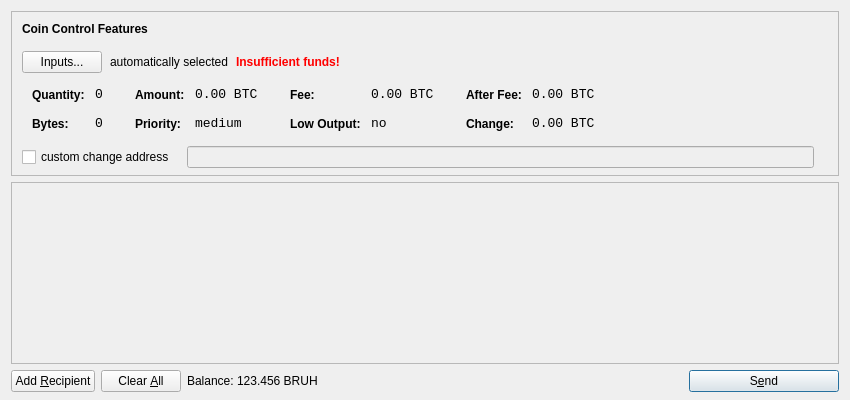
<?xml version="1.0" encoding="UTF-8"?>
<ui version="4.0">
 <class>SendCoinsDialog</class>
 <widget class="QDialog" name="SendCoinsDialog">
  <property name="geometry">
   <rect>
    <x>0</x>
    <y>0</y>
    <width>850</width>
    <height>400</height>
   </rect>
  </property>
  <property name="windowTitle">
   <string>Send Coins</string>
  </property>
  <layout class="QVBoxLayout" name="verticalLayout" stretch="0,1,0">
   <property name="bottomMargin">
    <number>8</number>
   </property>
   <item>
    <widget class="QFrame" name="frameCoinControl">
     <property name="sizePolicy">
      <sizepolicy hsizetype="Expanding" vsizetype="Expanding">
       <horstretch>0</horstretch>
       <verstretch>0</verstretch>
      </sizepolicy>
     </property>
     <property name="maximumSize">
      <size>
       <width>16777215</width>
       <height>16777215</height>
      </size>
     </property>
     <property name="frameShape">
      <enum>QFrame::StyledPanel</enum>
     </property>
     <property name="frameShadow">
      <enum>QFrame::Sunken</enum>
     </property>
     <layout class="QVBoxLayout" name="verticalLayoutCoinControl2">
      <property name="spacing">
       <number>-1</number>
      </property>
      <property name="leftMargin">
       <number>0</number>
      </property>
      <property name="topMargin">
       <number>0</number>
      </property>
      <property name="rightMargin">
       <number>0</number>
      </property>
      <property name="bottomMargin">
       <number>6</number>
      </property>
      <item>
       <layout class="QVBoxLayout" name="verticalLayoutCoinControl" stretch="0,0,0,0,1">
        <property name="spacing">
         <number>0</number>
        </property>
        <property name="leftMargin">
         <number>10</number>
        </property>
        <property name="topMargin">
         <number>10</number>
        </property>
        <item>
         <layout class="QHBoxLayout" name="horizontalLayoutCoinControl1">
          <property name="bottomMargin">
           <number>15</number>
          </property>
          <item>
           <widget class="QLabel" name="labelCoinControlFeatures">
            <property name="sizePolicy">
             <sizepolicy hsizetype="Preferred" vsizetype="Maximum">
              <horstretch>0</horstretch>
              <verstretch>0</verstretch>
             </sizepolicy>
            </property>
            <property name="font">
             <font>
              <weight>75</weight>
              <bold>true</bold>
             </font>
            </property>
            <property name="styleSheet">
             <string notr="true">font-weight:bold;</string>
            </property>
            <property name="text">
             <string>Coin Control Features</string>
            </property>
           </widget>
          </item>
         </layout>
        </item>
        <item>
         <layout class="QHBoxLayout" name="horizontalLayoutCoinControl2" stretch="0,0,0,0">
          <property name="spacing">
           <number>8</number>
          </property>
          <property name="bottomMargin">
           <number>10</number>
          </property>
          <item>
           <widget class="QPushButton" name="pushButtonCoinControl">
            <property name="styleSheet">
             <string notr="true"/>
            </property>
            <property name="text">
             <string>Inputs...</string>
            </property>
           </widget>
          </item>
          <item>
           <widget class="QLabel" name="labelCoinControlAutomaticallySelected">
            <property name="text">
             <string>automatically selected</string>
            </property>
            <property name="margin">
             <number>5</number>
            </property>
           </widget>
          </item>
          <item>
           <widget class="QLabel" name="labelCoinControlInsuffFunds">
            <property name="font">
             <font>
              <weight>75</weight>
              <bold>true</bold>
             </font>
            </property>
            <property name="styleSheet">
             <string notr="true">color:red;font-weight:bold;</string>
            </property>
            <property name="text">
             <string>Insufficient funds!</string>
            </property>
            <property name="margin">
             <number>5</number>
            </property>
           </widget>
          </item>
          <item>
           <spacer name="horizontalSpacerCoinControl">
            <property name="orientation">
             <enum>Qt::Horizontal</enum>
            </property>
            <property name="sizeHint" stdset="0">
             <size>
              <width>40</width>
              <height>1</height>
             </size>
            </property>
           </spacer>
          </item>
         </layout>
        </item>
        <item>
         <widget class="QWidget" name="widgetCoinControl" native="true">
          <property name="sizePolicy">
           <sizepolicy hsizetype="Preferred" vsizetype="Preferred">
            <horstretch>0</horstretch>
            <verstretch>0</verstretch>
           </sizepolicy>
          </property>
          <property name="minimumSize">
           <size>
            <width>0</width>
            <height>0</height>
           </size>
          </property>
          <property name="styleSheet">
           <string notr="true"/>
          </property>
          <layout class="QHBoxLayout" name="horizontalLayoutCoinControl5">
           <property name="margin">
            <number>0</number>
           </property>
           <item>
            <layout class="QHBoxLayout" name="horizontalLayoutCoinControl3" stretch="0,0,0,1">
             <property name="spacing">
              <number>20</number>
             </property>
             <property name="topMargin">
              <number>0</number>
             </property>
             <property name="bottomMargin">
              <number>10</number>
             </property>
             <item>
              <layout class="QFormLayout" name="formLayoutCoinControl1">
               <property name="horizontalSpacing">
                <number>10</number>
               </property>
               <property name="verticalSpacing">
                <number>14</number>
               </property>
               <property name="leftMargin">
                <number>10</number>
               </property>
               <property name="topMargin">
                <number>4</number>
               </property>
               <property name="rightMargin">
                <number>6</number>
               </property>
               <item row="0" column="0">
                <widget class="QLabel" name="labelCoinControlQuantityText">
                 <property name="styleSheet">
                  <string notr="true">font-weight:bold;</string>
                 </property>
                 <property name="text">
                  <string>Quantity:</string>
                 </property>
                 <property name="margin">
                  <number>0</number>
                 </property>
                </widget>
               </item>
               <item row="0" column="1">
                <widget class="QLabel" name="labelCoinControlQuantity">
                 <property name="font">
                  <font>
                   <family>Monospace</family>
                   <pointsize>10</pointsize>
                  </font>
                 </property>
                 <property name="cursor">
                  <cursorShape>IBeamCursor</cursorShape>
                 </property>
                 <property name="contextMenuPolicy">
                  <enum>Qt::ActionsContextMenu</enum>
                 </property>
                 <property name="text">
                  <string notr="true">0</string>
                 </property>
                 <property name="margin">
                  <number>0</number>
                 </property>
                 <property name="textInteractionFlags">
                  <set>Qt::LinksAccessibleByMouse|Qt::TextSelectableByKeyboard|Qt::TextSelectableByMouse</set>
                 </property>
                </widget>
               </item>
               <item row="1" column="0">
                <widget class="QLabel" name="labelCoinControlBytesText">
                 <property name="styleSheet">
                  <string notr="true">font-weight:bold;</string>
                 </property>
                 <property name="text">
                  <string>Bytes:</string>
                 </property>
                </widget>
               </item>
               <item row="1" column="1">
                <widget class="QLabel" name="labelCoinControlBytes">
                 <property name="font">
                  <font>
                   <family>Monospace</family>
                   <pointsize>10</pointsize>
                  </font>
                 </property>
                 <property name="cursor">
                  <cursorShape>IBeamCursor</cursorShape>
                 </property>
                 <property name="contextMenuPolicy">
                  <enum>Qt::ActionsContextMenu</enum>
                 </property>
                 <property name="text">
                  <string notr="true">0</string>
                 </property>
                 <property name="textInteractionFlags">
                  <set>Qt::LinksAccessibleByMouse|Qt::TextSelectableByKeyboard|Qt::TextSelectableByMouse</set>
                 </property>
                </widget>
               </item>
              </layout>
             </item>
             <item>
              <layout class="QFormLayout" name="formLayoutCoinControl2">
               <property name="horizontalSpacing">
                <number>10</number>
               </property>
               <property name="verticalSpacing">
                <number>14</number>
               </property>
               <property name="leftMargin">
                <number>6</number>
               </property>
               <property name="topMargin">
                <number>4</number>
               </property>
               <property name="rightMargin">
                <number>6</number>
               </property>
               <item row="0" column="0">
                <widget class="QLabel" name="labelCoinControlAmountText">
                 <property name="styleSheet">
                  <string notr="true">font-weight:bold;</string>
                 </property>
                 <property name="text">
                  <string>Amount:</string>
                 </property>
                 <property name="margin">
                  <number>0</number>
                 </property>
                </widget>
               </item>
               <item row="0" column="1">
                <widget class="QLabel" name="labelCoinControlAmount">
                 <property name="font">
                  <font>
                   <family>Monospace</family>
                   <pointsize>10</pointsize>
                  </font>
                 </property>
                 <property name="cursor">
                  <cursorShape>IBeamCursor</cursorShape>
                 </property>
                 <property name="contextMenuPolicy">
                  <enum>Qt::ActionsContextMenu</enum>
                 </property>
                 <property name="text">
                  <string notr="true">0.00 BTC</string>
                 </property>
                 <property name="textInteractionFlags">
                  <set>Qt::LinksAccessibleByMouse|Qt::TextSelectableByKeyboard|Qt::TextSelectableByMouse</set>
                 </property>
                </widget>
               </item>
               <item row="1" column="0">
                <widget class="QLabel" name="labelCoinControlPriorityText">
                 <property name="styleSheet">
                  <string notr="true">font-weight:bold;</string>
                 </property>
                 <property name="text">
                  <string>Priority:</string>
                 </property>
                </widget>
               </item>
               <item row="1" column="1">
                <widget class="QLabel" name="labelCoinControlPriority">
                 <property name="font">
                  <font>
                   <family>Monospace</family>
                   <pointsize>10</pointsize>
                  </font>
                 </property>
                 <property name="cursor">
                  <cursorShape>IBeamCursor</cursorShape>
                 </property>
                 <property name="contextMenuPolicy">
                  <enum>Qt::ActionsContextMenu</enum>
                 </property>
                 <property name="text">
                  <string>medium</string>
                 </property>
                 <property name="textInteractionFlags">
                  <set>Qt::LinksAccessibleByMouse|Qt::TextSelectableByKeyboard|Qt::TextSelectableByMouse</set>
                 </property>
                </widget>
               </item>
              </layout>
             </item>
             <item>
              <layout class="QFormLayout" name="formLayoutCoinControl3">
               <property name="horizontalSpacing">
                <number>10</number>
               </property>
               <property name="verticalSpacing">
                <number>14</number>
               </property>
               <property name="leftMargin">
                <number>6</number>
               </property>
               <property name="topMargin">
                <number>4</number>
               </property>
               <property name="rightMargin">
                <number>6</number>
               </property>
               <item row="0" column="0">
                <widget class="QLabel" name="labelCoinControlFeeText">
                 <property name="styleSheet">
                  <string notr="true">font-weight:bold;</string>
                 </property>
                 <property name="text">
                  <string>Fee:</string>
                 </property>
                 <property name="margin">
                  <number>0</number>
                 </property>
                </widget>
               </item>
               <item row="0" column="1">
                <widget class="QLabel" name="labelCoinControlFee">
                 <property name="font">
                  <font>
                   <family>Monospace</family>
                   <pointsize>10</pointsize>
                  </font>
                 </property>
                 <property name="cursor">
                  <cursorShape>IBeamCursor</cursorShape>
                 </property>
                 <property name="contextMenuPolicy">
                  <enum>Qt::ActionsContextMenu</enum>
                 </property>
                 <property name="text">
                  <string notr="true">0.00 BTC</string>
                 </property>
                 <property name="textInteractionFlags">
                  <set>Qt::LinksAccessibleByMouse|Qt::TextSelectableByKeyboard|Qt::TextSelectableByMouse</set>
                 </property>
                </widget>
               </item>
               <item row="1" column="0">
                <widget class="QLabel" name="labelCoinControlLowOutputText">
                 <property name="styleSheet">
                  <string notr="true">font-weight:bold;</string>
                 </property>
                 <property name="text">
                  <string>Low Output:</string>
                 </property>
                </widget>
               </item>
               <item row="1" column="1">
                <widget class="QLabel" name="labelCoinControlLowOutput">
                 <property name="font">
                  <font>
                   <family>Monospace</family>
                   <pointsize>10</pointsize>
                  </font>
                 </property>
                 <property name="cursor">
                  <cursorShape>IBeamCursor</cursorShape>
                 </property>
                 <property name="contextMenuPolicy">
                  <enum>Qt::ActionsContextMenu</enum>
                 </property>
                 <property name="text">
                  <string>no</string>
                 </property>
                 <property name="textInteractionFlags">
                  <set>Qt::LinksAccessibleByMouse|Qt::TextSelectableByKeyboard|Qt::TextSelectableByMouse</set>
                 </property>
                </widget>
               </item>
              </layout>
             </item>
             <item>
              <layout class="QFormLayout" name="formLayoutCoinControl4">
               <property name="horizontalSpacing">
                <number>10</number>
               </property>
               <property name="verticalSpacing">
                <number>14</number>
               </property>
               <property name="leftMargin">
                <number>6</number>
               </property>
               <property name="topMargin">
                <number>4</number>
               </property>
               <property name="rightMargin">
                <number>6</number>
               </property>
               <item row="0" column="0">
                <widget class="QLabel" name="labelCoinControlAfterFeeText">
                 <property name="styleSheet">
                  <string notr="true">font-weight:bold;</string>
                 </property>
                 <property name="text">
                  <string>After Fee:</string>
                 </property>
                 <property name="margin">
                  <number>0</number>
                 </property>
                </widget>
               </item>
               <item row="0" column="1">
                <widget class="QLabel" name="labelCoinControlAfterFee">
                 <property name="font">
                  <font>
                   <family>Monospace</family>
                   <pointsize>10</pointsize>
                  </font>
                 </property>
                 <property name="cursor">
                  <cursorShape>IBeamCursor</cursorShape>
                 </property>
                 <property name="contextMenuPolicy">
                  <enum>Qt::ActionsContextMenu</enum>
                 </property>
                 <property name="text">
                  <string notr="true">0.00 BTC</string>
                 </property>
                 <property name="textInteractionFlags">
                  <set>Qt::LinksAccessibleByMouse|Qt::TextSelectableByKeyboard|Qt::TextSelectableByMouse</set>
                 </property>
                </widget>
               </item>
               <item row="1" column="0">
                <widget class="QLabel" name="labelCoinControlChangeText">
                 <property name="styleSheet">
                  <string notr="true">font-weight:bold;</string>
                 </property>
                 <property name="text">
                  <string>Change:</string>
                 </property>
                </widget>
               </item>
               <item row="1" column="1">
                <widget class="QLabel" name="labelCoinControlChange">
                 <property name="font">
                  <font>
                   <family>Monospace</family>
                   <pointsize>10</pointsize>
                  </font>
                 </property>
                 <property name="cursor">
                  <cursorShape>IBeamCursor</cursorShape>
                 </property>
                 <property name="contextMenuPolicy">
                  <enum>Qt::ActionsContextMenu</enum>
                 </property>
                 <property name="text">
                  <string notr="true">0.00 BTC</string>
                 </property>
                 <property name="textInteractionFlags">
                  <set>Qt::LinksAccessibleByMouse|Qt::TextSelectableByKeyboard|Qt::TextSelectableByMouse</set>
                 </property>
                </widget>
               </item>
              </layout>
             </item>
            </layout>
           </item>
          </layout>
         </widget>
        </item>
        <item>
         <layout class="QHBoxLayout" name="horizontalLayoutCoinControl4" stretch="0,0,0">
          <property name="spacing">
           <number>12</number>
          </property>
          <property name="sizeConstraint">
           <enum>QLayout::SetDefaultConstraint</enum>
          </property>
          <property name="topMargin">
           <number>5</number>
          </property>
          <property name="rightMargin">
           <number>5</number>
          </property>
          <item>
           <widget class="QCheckBox" name="checkBoxCoinControlChange">
            <property name="text">
             <string>custom change address</string>
            </property>
           </widget>
          </item>
          <item>
           <widget class="QLineEdit" name="lineEditCoinControlChange">
            <property name="enabled">
             <bool>false</bool>
            </property>
            <property name="sizePolicy">
             <sizepolicy hsizetype="Expanding" vsizetype="Fixed">
              <horstretch>0</horstretch>
              <verstretch>0</verstretch>
             </sizepolicy>
            </property>
           </widget>
          </item>
          <item>
           <widget class="QLabel" name="labelCoinControlChangeLabel">
            <property name="sizePolicy">
             <sizepolicy hsizetype="Preferred" vsizetype="Expanding">
              <horstretch>0</horstretch>
              <verstretch>0</verstretch>
             </sizepolicy>
            </property>
            <property name="minimumSize">
             <size>
              <width>0</width>
              <height>0</height>
             </size>
            </property>
            <property name="text">
             <string/>
            </property>
            <property name="margin">
             <number>3</number>
            </property>
           </widget>
          </item>
         </layout>
        </item>
        <item>
         <spacer name="verticalSpacerCoinControl">
          <property name="orientation">
           <enum>Qt::Vertical</enum>
          </property>
          <property name="sizeHint" stdset="0">
           <size>
            <width>800</width>
            <height>1</height>
           </size>
          </property>
         </spacer>
        </item>
       </layout>
      </item>
     </layout>
    </widget>
   </item>
   <item>
    <widget class="QScrollArea" name="scrollArea">
     <property name="widgetResizable">
      <bool>true</bool>
     </property>
     <widget class="QWidget" name="scrollAreaWidgetContents">
      <property name="geometry">
       <rect>
        <x>0</x>
        <y>0</y>
        <width>830</width>
        <height>165</height>
       </rect>
      </property>
      <layout class="QVBoxLayout" name="verticalLayout_2">
       <property name="margin">
        <number>0</number>
       </property>
       <item>
        <layout class="QVBoxLayout" name="entries">
         <property name="spacing">
          <number>6</number>
         </property>
        </layout>
       </item>
       <item>
        <spacer name="verticalSpacer">
         <property name="orientation">
          <enum>Qt::Vertical</enum>
         </property>
         <property name="sizeHint" stdset="0">
          <size>
           <width>20</width>
           <height>40</height>
          </size>
         </property>
        </spacer>
       </item>
      </layout>
     </widget>
    </widget>
   </item>
   <item>
    <layout class="QHBoxLayout" name="horizontalLayout">
     <item>
      <widget class="QPushButton" name="addButton">
       <property name="toolTip">
        <string>Send to multiple recipients at once</string>
       </property>
       <property name="text">
        <string>Add &amp;Recipient</string>
       </property>
       <property name="icon">
        <iconset resource="../bitcoin.qrc">
         <normaloff>:/icons/add</normaloff>:/icons/add</iconset>
       </property>
       <property name="autoDefault">
        <bool>false</bool>
       </property>
      </widget>
     </item>
     <item>
      <widget class="QPushButton" name="clearButton">
       <property name="sizePolicy">
        <sizepolicy hsizetype="Minimum" vsizetype="Fixed">
         <horstretch>0</horstretch>
         <verstretch>0</verstretch>
        </sizepolicy>
       </property>
       <property name="toolTip">
        <string>Remove all transaction fields</string>
       </property>
       <property name="text">
        <string>Clear &amp;All</string>
       </property>
       <property name="icon">
        <iconset resource="../bitcoin.qrc">
         <normaloff>:/icons/remove</normaloff>:/icons/remove</iconset>
       </property>
       <property name="autoRepeatDelay">
        <number>300</number>
       </property>
       <property name="autoDefault">
        <bool>false</bool>
       </property>
      </widget>
     </item>
     <item>
      <layout class="QHBoxLayout" name="horizontalLayout_2">
       <property name="spacing">
        <number>3</number>
       </property>
       <item>
        <widget class="QLabel" name="label">
         <property name="text">
          <string>Balance:</string>
         </property>
        </widget>
       </item>
       <item>
        <widget class="QLabel" name="labelBalance">
         <property name="cursor">
          <cursorShape>IBeamCursor</cursorShape>
         </property>
         <property name="text">
          <string>123.456 BRUH</string>
         </property>
         <property name="textInteractionFlags">
          <set>Qt::LinksAccessibleByMouse|Qt::TextSelectableByKeyboard|Qt::TextSelectableByMouse</set>
         </property>
        </widget>
       </item>
      </layout>
     </item>
     <item>
      <spacer name="horizontalSpacer">
       <property name="orientation">
        <enum>Qt::Horizontal</enum>
       </property>
       <property name="sizeHint" stdset="0">
        <size>
         <width>40</width>
         <height>20</height>
        </size>
       </property>
      </spacer>
     </item>
     <item>
      <widget class="QPushButton" name="sendButton">
       <property name="minimumSize">
        <size>
         <width>150</width>
         <height>0</height>
        </size>
       </property>
       <property name="toolTip">
        <string>Confirm the send action</string>
       </property>
       <property name="text">
        <string>S&amp;end</string>
       </property>
       <property name="icon">
        <iconset resource="../bitcoin.qrc">
         <normaloff>:/icons/send</normaloff>:/icons/send</iconset>
       </property>
       <property name="default">
        <bool>true</bool>
       </property>
      </widget>
     </item>
    </layout>
   </item>
  </layout>
 </widget>
 <resources>
  <include location="../bitcoin.qrc"/>
 </resources>
 <connections/>
</ui>
